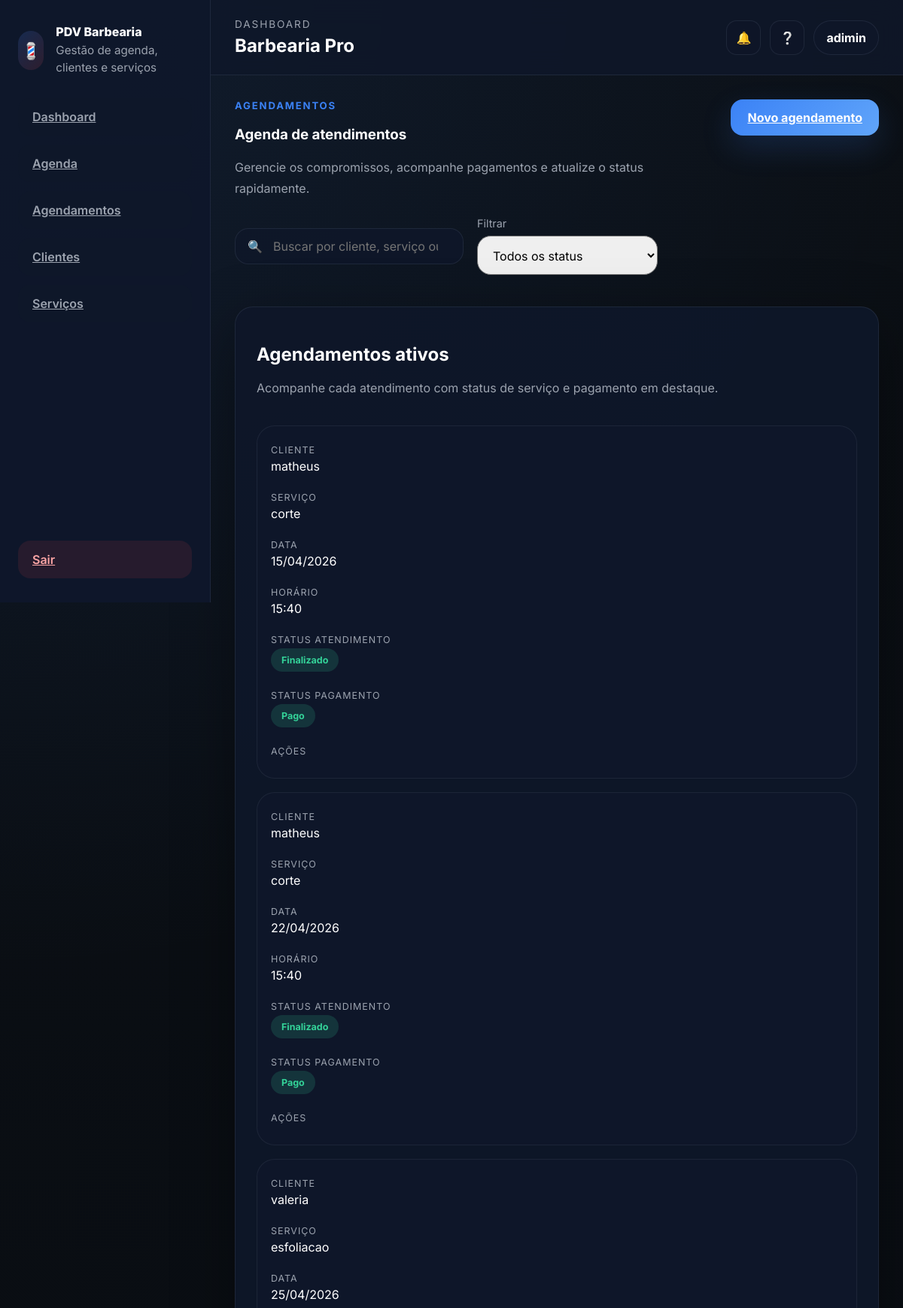
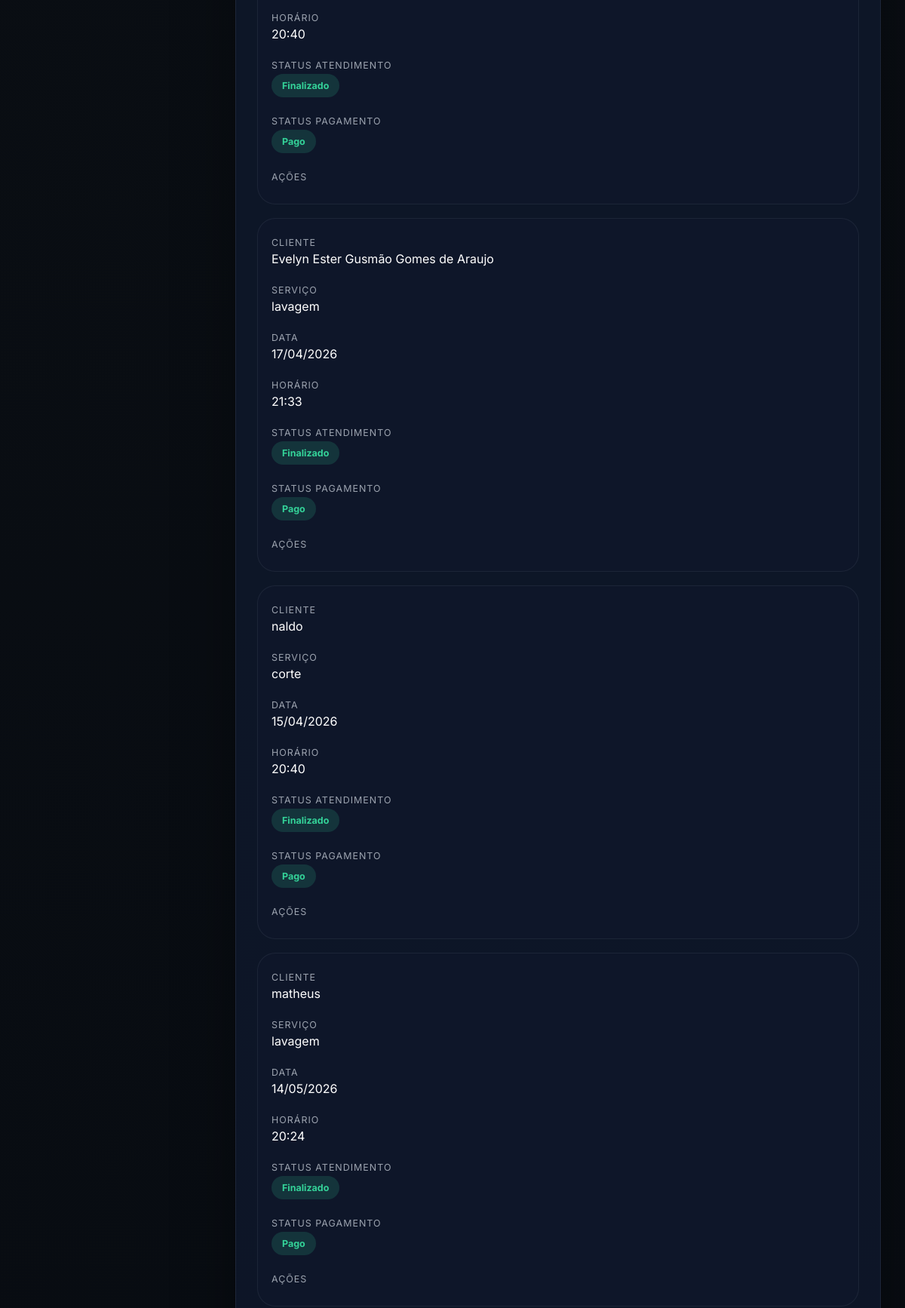
The app's page /agendamentos/ (signed in, upper part) with its own data (2 pictures, top to bottom).
### pdv/models.py (models this page shows, shortened)
class Agendamento(models.Model):
    STATUS_PAGO = 'pago'
    STATUS_PENDENTE = 'pendente'
    PAG_STATUS_CHOICES = [
        (STATUS_PAGO, 'Pago'),
        (STATUS_PENDENTE, 'Pendente'),
    ]
    STATUS_AGENDADO = 'agendado'
    STATUS_EM_ANDAMENTO = 'em_andamento'
    STATUS_FINALIZADO = 'finalizado'
    STATUS_CANCELADO = 'cancelado'
    STATUS_CHOICES = [
        (STATUS_AGENDADO, 'Agendado'),
        (STATUS_EM_ANDAMENTO, 'Em andamento'),
        (STATUS_FINALIZADO, 'Finalizado'),
        (STATUS_CANCELADO, 'Cancelado'),
    ]
    cliente = models.ForeignKey(Cliente, on_delete=models.CASCADE)
    servico = models.ForeignKey(Servico, on_delete=models.CASCADE)
    data = models.DateField()
    horario = models.TimeField()
    status_atendimento = models.CharField(
    max_length=20,
    choices=STATUS_CHOICES,
    default=STATUS_AGENDADO,
    )
    status_pagamento = models.CharField(
    max_length=20,
    choices=PAG_STATUS_CHOICES,
    default=STATUS_PENDENTE,
)

class Cliente(models.Model):
    nome = models.CharField(max_length=100)
    telefone = models.CharField(max_length=11)
    def __str__(self):
        return self.nome

class Servico(models.Model):
    nome = models.CharField(max_length=100)
    preco = models.DecimalField(max_digits=8, decimal_places=2)
    def __str__(self):
        return self.nome

### pdv/views.py (the view)
# urls.py: path('agendamentos/', agendamentos_view, name='agendamentos'),
@login_required
def agendamentos_view(request):
    q = request.GET.get('q')
    status = request.GET.get('status')
    agendamentos = Agendamento.objects.select_related('cliente', 'servico').all()
    if q:
        agendamentos = agendamentos.filter(
            Q(cliente__nome__icontains=q) |
            Q(servico__nome__icontains=q)
        )
    if status:
        agendamentos = agendamentos.filter(status_atendimento=status)
    return render(request, 'pdv/agendamentos.html', {
        'agendamentos': agendamentos
    })

### pdv/templates/pdv/agendamentos.html (shortened to what this page needs)
{% extends "pdv/base.html" %}
{% block content %}
<section class="page-header">
    <div>
        <p class="eyebrow">Agendamentos</p>
        <h1>Agenda de atendimentos</h1>
        <p class="section-description">
            Gerencie os compromissos, acompanhe pagamentos e atualize o status rapidamente.
        </p>
    </div>
    <div class="header-actions">
        <a href="{% url 'criar_agendamento' %}" class="btn btn-primary">Novo agendamento</a>
    </div>
</section>
<div class="toolbar">
    <form method="GET" class="search-form">
        <div class="input-group">
            <span class="input-icon">🔍</span>
            <input type="search" name="q" placeholder="Buscar por cliente, serviço ou status" value="{{ request.GET.q }}">
        </div>
        <div class="filter-group">
            <label>Filtrar</label>
            <select name="status" onchange="this.form.submit()">
                <option value="">Todos os status</option>
            </select>
        </div>
    </form>
</div>
<div class="table-card">
    <div class="table-card__header">
        <div>
            <h2>Agendamentos ativos</h2>
            <p class="muted">Acompanhe cada atendimento com status de serviço e pagamento em destaque.</p>
        </div>
    </div>
    <div class="table-wrap responsive-table">
        <table>
            <tbody>
                {% for a in agendamentos %}
                <tr>
                    <td data-label="Cliente">{{ a.cliente }}</td>
                    <td data-label="Serviço">{{ a.servico }}</td>
                    <td data-label="Data">{{ a.data|date:'d/m/Y' }}</td>
                    <td data-label="Horário">{{ a.horario|time:'H:i' }}</td>
                    <td data-label="Status atendimento">
                        <span class="status-pill {% if a.status_atendimento == 'cancelado' %}tag-red{% elif a.status_atendimento == 'em_andamento' %}tag-blue{% elif a.status_atendimento == 'finalizado' %}tag-emerald{% else %}tag-secondary{% endif %}">
                            {{ a.get_status_atendimento_display }}
                        </span>
                    </td>
                    <td data-label="Status pagamento">
                        <span class="status-pill {% if a.status_pagamento == 'pago' %}tag-emerald{% elif a.status_pagamento == 'pendente' %}tag-yellow{% else %}tag-secondary{% endif %}">
                            {% if a.status_pagamento == 'pago' %}
                                Pago
                            {% else %}
                                Pendente
                            {% endif %}
                        </span>
                    </td>
                    <td class="action-buttons" data-label="Ações">
                    </td>
                </tr>
                {% empty %}
                <tr>
                    <td colspan="7" class="empty-row">Nenhum agendamento encontrado.</td>
                </tr>
                {% endfor %}
            </tbody>
        </table>
    </div>
</div>
{% endblock %}

### pdv/templates/pdv/base.html (shortened to what this page needs)
{% load static %}
<!DOCTYPE html>
<html lang="pt-br">
<head>
    <link rel="stylesheet" href="{% static 'global/styles.css' %}">
</head>
<body>
    <div class="app-shell {% if user.is_authenticated %}has-sidebar{% endif %}">
        {% if user.is_authenticated %}
        <aside class="sidebar">
            <div class="brand-panel">
                <div class="brand-mark">💈</div>
                <div>
                    <p class="brand-label">PDV Barbearia</p>
                    <p class="brand-subtitle">Gestão de agenda, clientes e serviços</p>
                </div>
            </div>
            <nav class="sidebar-nav">
                <a href="{% url 'dashboard' %}" class="nav-link">Dashboard</a>
                <a href="{% url 'agenda_semanal' %}" class="nav-link">Agenda</a>
                <a href="{% url 'agendamentos' %}" class="nav-link">Agendamentos</a>
                <a href="{% url 'clientes' %}" class="nav-link">Clientes</a>
                <a href="{% url 'servicos' %}" class="nav-link">Serviços</a>
            </nav>
            <div class="sidebar-footer">
                <a href="{% url 'logout' %}" class="nav-link logout">Sair</a>
            </div>
        </aside>
        {% endif %}
        <main class="content-area">
            {% if user.is_authenticated %}
            <header class="topbar">
                <div class="topbar-left">
                    <div>
                        <p class="topbar-label">Dashboard</p>
                        <h1 class="topbar-title">Barbearia Pro</h1>
                    </div>
                </div>
                <div class="topbar-right">
                    <button class="icon-btn" aria-label="Notificações">🔔</button>
                    <button class="icon-btn" aria-label="Ajuda">❔</button>
                    <div class="user-chip">{{ user.username|default:'Usuário' }}</div>
                </div>
            </header>
            {% endif %}
            <section class="page-body">
                {% block content %}{% endblock %}
            </section>
        </main>
    </div>
</body>
</html>

### records on screen
Agendamento: cliente "matheus", servico "corte", data "15/04/2026", horario "15:40", status_atendimento "Finalizado", status_pagamento "Pago"
Agendamento: cliente "matheus", servico "corte", data "22/04/2026", horario "15:40", status_atendimento "Finalizado", status_pagamento "Pago"
Agendamento: cliente "valeria", servico "esfoliacao", data "25/04/2026", horario "20:40", status_atendimento "Finalizado", status_pagamento "Pago"
Agendamento: cliente "Evelyn Ester Gusmão Gomes de Araujo", servico "lavagem", data "17/04/2026", horario "21:33", status_atendimento "Finalizado", status_pagamento "Pago"
Agendamento: cliente "naldo", servico "corte", data "15/04/2026", horario "20:40", status_atendimento "Finalizado", status_pagamento "Pago"
Agendamento: cliente "matheus", servico "lavagem", data "14/05/2026", horario "20:24", status_atendimento "Finalizado", status_pagamento "Pago"

### other values on screen
{{ user.username|default:'Usuário' }} "adimin"
